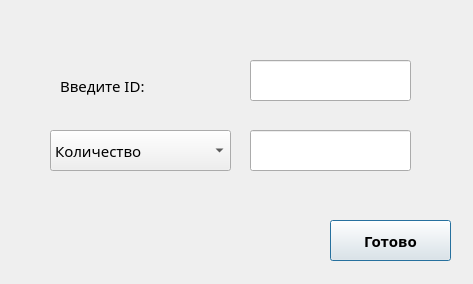
<?xml version="1.0" encoding="UTF-8"?>
<ui version="4.0">
 <class>Edit</class>
 <widget class="QDialog" name="Edit">
  <property name="geometry">
   <rect>
    <x>0</x>
    <y>0</y>
    <width>473</width>
    <height>284</height>
   </rect>
  </property>
  <property name="windowTitle">
   <string>Dialog</string>
  </property>
  <property name="windowIcon">
   <iconset>
    <normaloff>C:/Users/Mari/Pictures/pngtree-realistic-3d-rag-mop-and-plastic-bucket-png-image_6086440.png</normaloff>C:/Users/Mari/Pictures/pngtree-realistic-3d-rag-mop-and-plastic-bucket-png-image_6086440.png</iconset>
  </property>
  <widget class="QLabel" name="label">
   <property name="geometry">
    <rect>
     <x>60</x>
     <y>70</y>
     <width>151</width>
     <height>31</height>
    </rect>
   </property>
   <property name="font">
    <font>
     <family>Century Gothic</family>
     <pointsize>11</pointsize>
    </font>
   </property>
   <property name="text">
    <string>Введите ID:</string>
   </property>
  </widget>
  <widget class="QLineEdit" name="lineEditID">
   <property name="geometry">
    <rect>
     <x>250</x>
     <y>60</y>
     <width>161</width>
     <height>41</height>
    </rect>
   </property>
   <property name="font">
    <font>
     <family>Century Gothic</family>
     <pointsize>11</pointsize>
    </font>
   </property>
  </widget>
  <widget class="QComboBox" name="BoxEdit">
   <property name="geometry">
    <rect>
     <x>50</x>
     <y>130</y>
     <width>181</width>
     <height>41</height>
    </rect>
   </property>
   <property name="font">
    <font>
     <family>Century Gothic</family>
     <pointsize>11</pointsize>
    </font>
   </property>
   <item>
    <property name="text">
     <string>Количество</string>
    </property>
   </item>
   <item>
    <property name="text">
     <string>№ секции</string>
    </property>
   </item>
  </widget>
  <widget class="QLineEdit" name="lineEdit">
   <property name="geometry">
    <rect>
     <x>250</x>
     <y>130</y>
     <width>161</width>
     <height>41</height>
    </rect>
   </property>
   <property name="font">
    <font>
     <family>Century Gothic</family>
     <pointsize>11</pointsize>
    </font>
   </property>
  </widget>
  <widget class="QPushButton" name="Ready">
   <property name="geometry">
    <rect>
     <x>330</x>
     <y>220</y>
     <width>121</width>
     <height>41</height>
    </rect>
   </property>
   <property name="font">
    <font>
     <family>Ink Free</family>
     <pointsize>11</pointsize>
     <bold>true</bold>
    </font>
   </property>
   <property name="cursor">
    <cursorShape>PointingHandCursor</cursorShape>
   </property>
   <property name="text">
    <string>Готово</string>
   </property>
   <property name="flat">
    <bool>false</bool>
   </property>
  </widget>
 </widget>
 <resources/>
 <connections/>
</ui>
